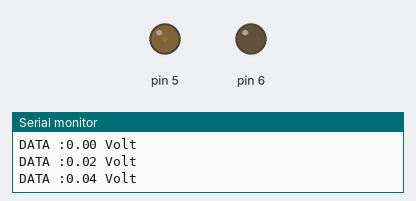
Recording of a sketch running on a simulated Arduino Uno, built with avr-gcc and run on an emulated ATmega328P. Shown: output pins drawn as LEDs (lit = HIGH), the last lines printed to the serial monitor.

Above: at 0.05 s.
At 4.65 s:
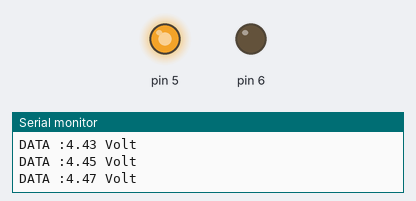
At 9.35 s:
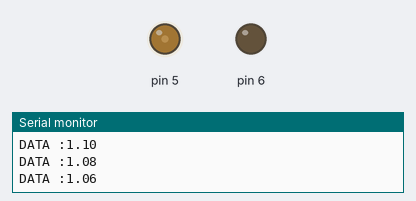
At 19.85 s:
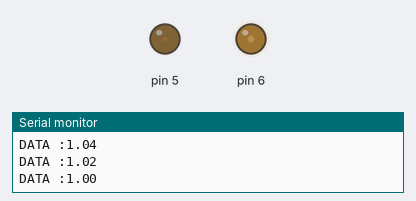
Timing chart, 0 to 27.1 s (numbered marks = the images above):
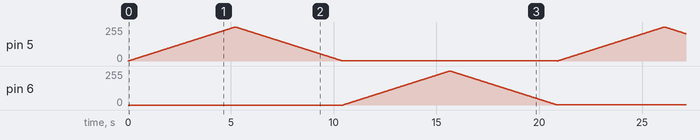

The sketch:

0_pwm.ino
```cpp
int R = 5;
int Y = 6;
int delay_dur = 1000;
int slow_dur = 20;

void setup() {
  Serial.begin(9600);
  for (size_t i = 5; i < 7; i++) {
    pinMode(i, OUTPUT);
  }
}

void slow_high(int pin) {
  for (size_t i = 0; i < 256; i++) {
    analogWrite(pin, i);
//    float hasil = map(i,0,255,0,5)
    float hasil = i/255.0 * 5.0;
    Serial.println("DATA :" + String(hasil) + " Volt");
    delay(slow_dur);
  }
}

void slow_low(int pin) {
 for (size_t i = 255; i > 0; i--) {
   analogWrite(pin, i);
//    float hasil = map(i,0,255,0,5)
    float hasil = i/255.0 * 5.0;
    Serial.print("DATA :");
    Serial.print(hasil);
    Serial.println();
    delay(slow_dur);
 }
}

void loop() {
  slow_high(R);
  slow_low(R);
  slow_high(Y);
  slow_low(Y);
}
```
